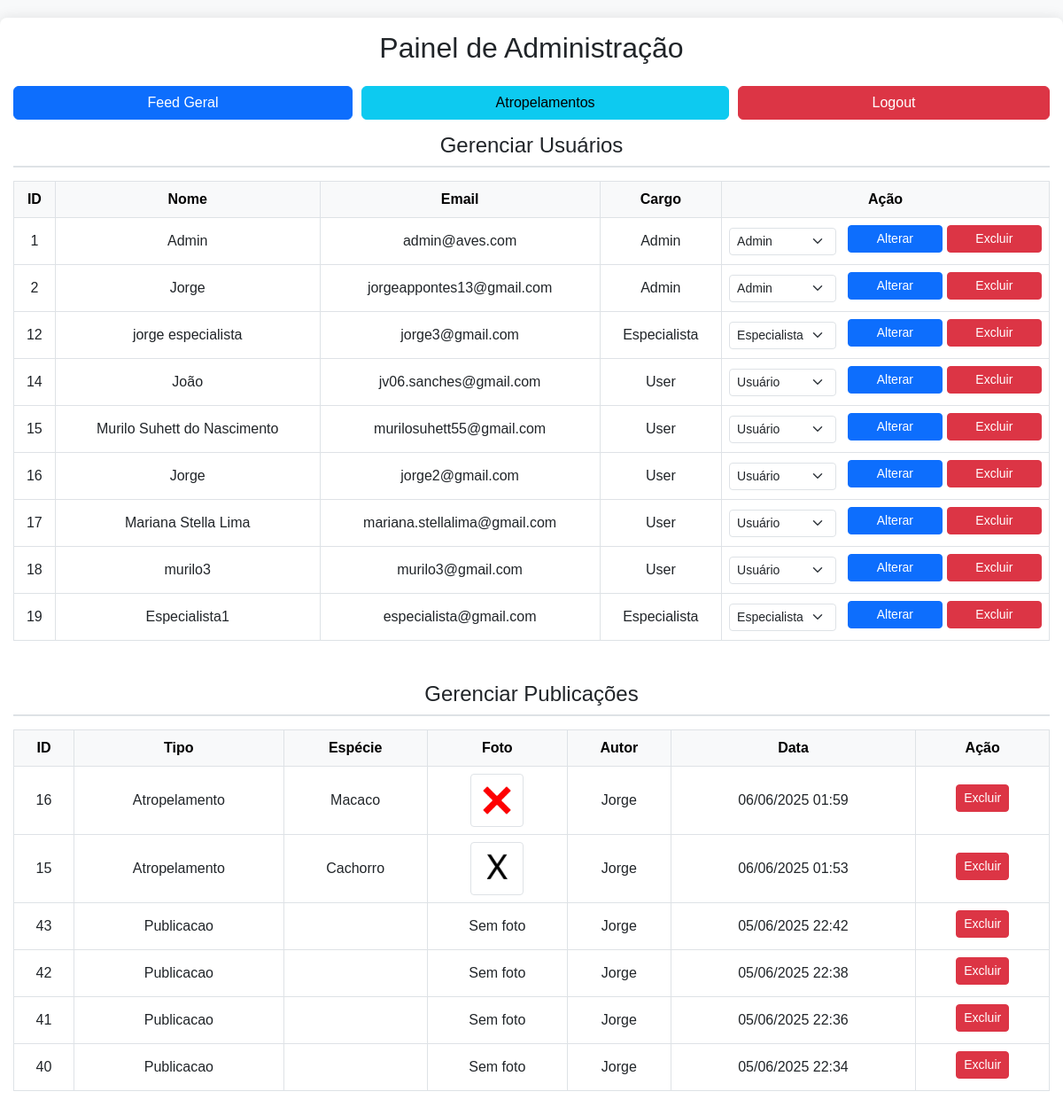
The page /admin.php (signed in) on the database its author committed.
### tables this page shows
CREATE TABLE `usuarios` (
  `id` int(11) NOT NULL,
  `nome` varchar(100) NOT NULL,
  `email` varchar(100) NOT NULL,
  `senha` varchar(255) NOT NULL,
  `cargo` enum('user','especialista','admin') DEFAULT 'user',
  `token_senha` varchar(64) DEFAULT NULL,
  `token_expiracao` datetime DEFAULT NULL,
  `area_especialidade` varchar(255) DEFAULT NULL
);

### tabela_usuarios_admin.php (the view, shortened to what this page needs)
<div class="table-responsive">
    <table class="table table-bordered table-hover">
        <thead class="table-light">
            <tr>
                <th>ID</th>
                <th>Nome</th>
                <th>Email</th>
                <th>Cargo</th>
                <th>Ação</th>
            </tr>
        </thead>
        <tbody>
            <?php
            $usuarios = $conn->query("SELECT * FROM usuarios");
            while ($user = $usuarios->fetch_assoc()):
            ?>
                <tr>
                    <td><?= $user['id'] ?></td>
                    <td><?= $user['nome'] ?></td>
                    <td><?= $user['email'] ?></td>
                    <td><?= ucfirst($user['cargo']) ?></td>
                    <td>
                        <form method="POST" class="action-form">
                            <select name="cargo" class="form-select form-select-sm me-2" style="width: auto;">
                                <option value="user" <?= $user['cargo'] === 'user' ? 'selected' : '' ?>>Usuário</option>
                                <option value="especialista" <?= $user['cargo'] === 'especialista' ? 'selected' : '' ?>>Especialista</option>
                                <option value="admin" <?= $user['cargo'] === 'admin' ? 'selected' : '' ?>>Admin</option>
                            </select>
                            <button type="submit" name="alterar_cargo" class="btn btn-primary btn-sm">Alterar</button>
                            <button type="submit" name="excluir_usuario" class="btn btn-danger btn-sm" onclick="return confirm('Tem certeza que deseja excluir este usuário e todos os seus dados relacionados?')">Excluir</button>
                        </form>
                    </td>
                </tr>
            <?php endwhile; ?>
        </tbody>
    </table>
</div>

### admin.php (style rules this page uses)
body { background-color: #f8f9fa; font-family: sans-serif; }
.table-responsive { overflow-x: auto; }
.table { width: 100%; border-collapse: collapse; }
.table th, .table td { text-align: center; vertical-align: middle; padding: 8px; border: 1px solid #dee2e6; }
.table th { background-color: #f8f9fa; }
.action-form { display: flex; justify-content: center; align-items: center; gap: 5px; flex-wrap: wrap; }
.action-form button { flex-grow: 1; margin-bottom: 5px; }

### rows shown on the page
usuarios: id "1", nome "Admin", email "admin@aves.com", cargo "Admin"
usuarios: id "2", nome "Jorge", email "jorgeappontes13@gmail.com", cargo "Admin"
usuarios: id "12", nome "jorge especialista", email "jorge3@gmail.com", cargo "Especialista"
usuarios: id "14", nome "João", email "jv06.sanches@gmail.com", cargo "User", cargo "Usuário"
usuarios: id "15", nome "Murilo Suhett do Nascimento", email "murilosuhett55@gmail.com", cargo "User", cargo "Usuário"
usuarios: id "16", nome "Jorge", email "jorge2@gmail.com", cargo "User", cargo "Usuário"
usuarios: id "17", nome "Mariana Stella Lima", email "mariana.stellalima@gmail.com", cargo "User", cargo "Usuário"
usuarios: id "18", nome "murilo3", email "murilo3@gmail.com", cargo "User", cargo "Usuário"
usuarios: id "19", nome "Especialista1", email "especialista@gmail.com", cargo "Especialista"

### other values the page prints
$post['id'] "16"
$post['tipo'] "Atropelamento"
$post['especie'] "Macaco"
$post['nome'] "Jorge"
date('d/m/Y H:i', strtotime($post['data_publicacao'])) "06/06/2025 01:59"
$post['id'] "15"
$post['especie'] "Cachorro"
date('d/m/Y H:i', strtotime($post['data_publicacao'])) "06/06/2025 01:53"
$post['id'] "43"
$post['tipo'] "Publicacao"
date('d/m/Y H:i', strtotime($post['data_publicacao'])) "05/06/2025 22:42"
$post['id'] "42"
date('d/m/Y H:i', strtotime($post['data_publicacao'])) "05/06/2025 22:38"
$post['id'] "41"
date('d/m/Y H:i', strtotime($post['data_publicacao'])) "05/06/2025 22:36"
